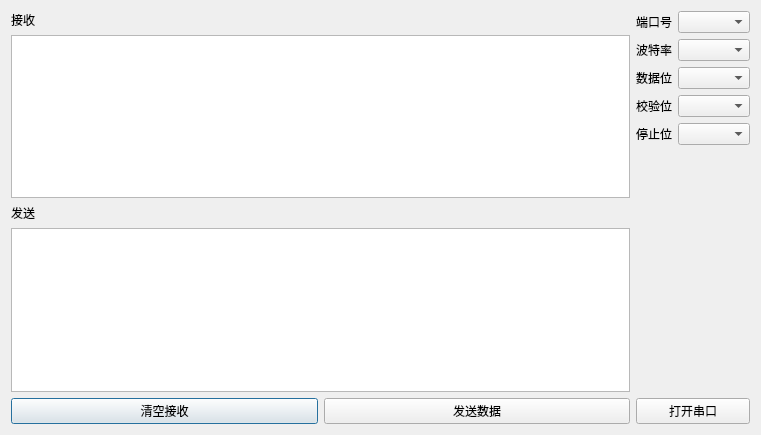
<?xml version="1.0" encoding="UTF-8"?>
<ui version="4.0">
 <class>Dialog</class>
 <widget class="QDialog" name="Dialog">
  <property name="geometry">
   <rect>
    <x>0</x>
    <y>0</y>
    <width>761</width>
    <height>435</height>
   </rect>
  </property>
  <property name="windowTitle">
   <string>Dialog</string>
  </property>
  <layout class="QHBoxLayout" name="horizontalLayout_7">
   <item>
    <layout class="QVBoxLayout" name="verticalLayout_2">
     <item>
      <layout class="QVBoxLayout" name="verticalLayout">
       <item>
        <widget class="QLabel" name="label">
         <property name="text">
          <string>接收</string>
         </property>
        </widget>
       </item>
       <item>
        <widget class="QPlainTextEdit" name="textEdit"/>
       </item>
       <item>
        <widget class="QLabel" name="label_2">
         <property name="text">
          <string>发送</string>
         </property>
        </widget>
       </item>
       <item>
        <widget class="QPlainTextEdit" name="textEdit_2"/>
       </item>
      </layout>
     </item>
     <item>
      <layout class="QHBoxLayout" name="horizontalLayout">
       <item>
        <widget class="QPushButton" name="clearButton">
         <property name="text">
          <string>清空接收</string>
         </property>
        </widget>
       </item>
       <item>
        <widget class="QPushButton" name="sendButton">
         <property name="text">
          <string>发送数据</string>
         </property>
        </widget>
       </item>
      </layout>
     </item>
    </layout>
   </item>
   <item>
    <layout class="QVBoxLayout" name="verticalLayout_3">
     <item>
      <layout class="QHBoxLayout" name="horizontalLayout_2">
       <item>
        <widget class="QLabel" name="label_3">
         <property name="text">
          <string>端口号</string>
         </property>
        </widget>
       </item>
       <item>
        <widget class="QComboBox" name="PortBox"/>
       </item>
      </layout>
     </item>
     <item>
      <layout class="QHBoxLayout" name="horizontalLayout_3">
       <item>
        <widget class="QLabel" name="label_4">
         <property name="text">
          <string>波特率</string>
         </property>
        </widget>
       </item>
       <item>
        <widget class="QComboBox" name="BaudBox"/>
       </item>
      </layout>
     </item>
     <item>
      <layout class="QHBoxLayout" name="horizontalLayout_6">
       <item>
        <widget class="QLabel" name="label_7">
         <property name="text">
          <string>数据位</string>
         </property>
        </widget>
       </item>
       <item>
        <widget class="QComboBox" name="BitNumBox"/>
       </item>
      </layout>
     </item>
     <item>
      <layout class="QHBoxLayout" name="horizontalLayout_5">
       <item>
        <widget class="QLabel" name="label_6">
         <property name="text">
          <string>校验位</string>
         </property>
        </widget>
       </item>
       <item>
        <widget class="QComboBox" name="ParityBox"/>
       </item>
      </layout>
     </item>
     <item>
      <layout class="QHBoxLayout" name="horizontalLayout_4">
       <item>
        <widget class="QLabel" name="label_5">
         <property name="text">
          <string>停止位</string>
         </property>
        </widget>
       </item>
       <item>
        <widget class="QComboBox" name="StopBox"/>
       </item>
      </layout>
     </item>
     <item>
      <spacer name="verticalSpacer">
       <property name="orientation">
        <enum>Qt::Vertical</enum>
       </property>
       <property name="sizeHint" stdset="0">
        <size>
         <width>20</width>
         <height>40</height>
        </size>
       </property>
      </spacer>
     </item>
     <item>
      <widget class="QPushButton" name="openButton">
       <property name="text">
        <string>打开串口</string>
       </property>
      </widget>
     </item>
    </layout>
   </item>
  </layout>
 </widget>
 <layoutdefault spacing="6" margin="11"/>
 <resources/>
 <connections/>
</ui>
